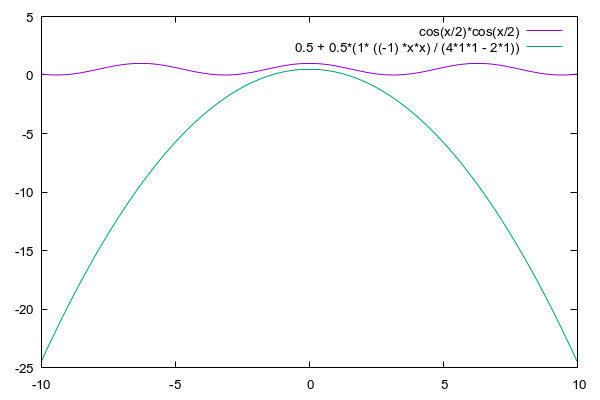

gnuplot code for this plot:
#!/usr/bin/gnuplot -persist
set terminal pngcairo transparent enhanced font "arial,10" fontscale 1.0 size 600, 400
set output 'taylor.png' #names the png file
plot cos(x/2)*cos(x/2), \
    0.5 + 0.5*(1* ((-1) *x*x) / (4*1*1 - 2*1))